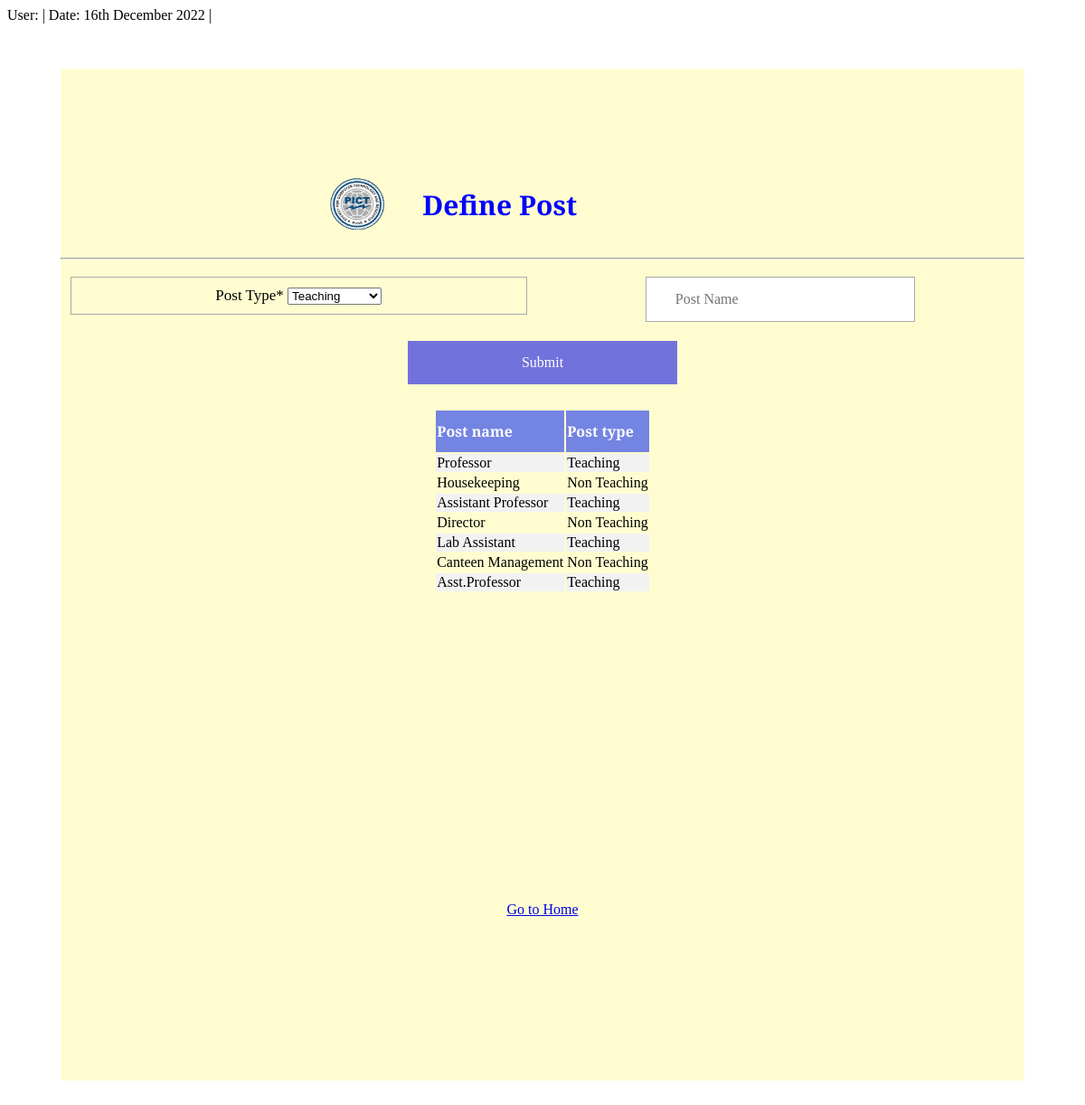
/basicform/addpost_faculty/0, run on the app's committed database.
### basicform/models.py (models this page shows, shortened)
class FPost(models.Model):
    choicelist=[('Teaching','Teaching'),('Non Teaching','Non Teaching')]
    post_name=models.CharField(primary_key=True,max_length=50)
    post_type=models.CharField(choices=choicelist,max_length=50)

### basicform/views.py (the view, shortened to what this page needs)
# urls.py: re_path(r'addpost_faculty/(?P<opt>.{1})',views.addpost,name='addpost'),
def addpost(request,opt):
    opt=int(opt)
    context={'opt':opt}
    if opt==1:
        postlist=FPost.objects.all()
    else: postlist=FPost.objects.all().values()
    branches=Branch.objects.all()
    faculty=Faculty.objects.values('emp_code','name','branch_name','post_name')
    context['postlist']=postlist
    context['branches']=branches
    context['faculty']=faculty
    print(postlist)
    return render(request,'define_posts_faclty.html',context)

### basicform/templatetags/customtags.py (called while the page is built)
@register.filter(name='has_group')
def has_group(user, group_name):
    return user.groups.filter(name=group_name).exists()

### basicform/templates/define_posts_faclty.html (shortened to what this page needs)
{%load static%}
{%load customtags%}
<link rel='stylesheet' href="{% static 'Base.css' %}">
<div class="name">User: {{user.get_username}} | Date: {% now "jS F Y " %} | {%if user|has_group:"Administrator"%}Adminstration{%elif user|has_group:"Data Entry"%}Data Entry{%endif%}</div>
<div class="home">
  <div class="heading">
    {%if opt is 0%}
    <h3>Define Post</h3>
    {%else%}
    <h3>Add Faculty</h3>
    {%endif%}
    <img src="{% static 'PICT-Logo.png' %}">
  </div>
<hr>
<form action=""method="POST">
    {%if opt is 0%}
    <span class="choice">
      <label for="pos">Post Type*</label>
      <select name="post_type" id="pos"  >
        <option vlaue="Teaching">Teaching</option>
      </select>
    </span>
    <input type="text" name="post_name" placeholder="Post Name">
    {%endif%}
    <input type="submit" id="submit"></form>
    {%if opt is 0%}
    <div class="tab">
      <table>
        <tr><th>Post name</th><th>Post type</th></tr>
        {%for i in postlist%}
        <tr>
        {%for key,value in i.items%}
        <td>{{value}}</td>
        {%endfor%}
      </tr>
      {%endfor%}
      </table>
      </div>
      {%endif%}
    <a href="{%url 'index' %}">Go to Home</a>
</div>

### basicform/statics/Base.css (style rules this page uses)
.home { background-color: #FFFDD0; margin: 50px auto; padding: 110px 0; text-align: center; width: 90%; font-family: 'Arvo', serif; align-items: center; }
.heading { display:inline-block; }
.tab { overflow-y: scroll; width: fit-content; height: 545px; margin: auto; }
tr:nth-child(even) { background-color: #f2f2f2; }
table { margin: auto; }
th { padding-top: 12px; padding-bottom: 12px; text-align: left; background-color: #7484e2; color: white; }
#submit { background-color: #7272dc; border: none; color: white; padding: 15px 32px; text-align: center; text-decoration: none; display: inline-block; font-size: 16px; cursor: pointer; }
.choice { padding: 10px; width: 45.3%; margin: 1%; font-size: 17px; font-family: Raleway; border: 1px solid #aaaaaa; float: left; }
img { width: 60; margin: -60px 30px; position: absolute; float: left; }
h3 { color: blue; width: 50%; margin: -50px 180px 30px; font-size: 30px; float: right; }
input { padding: 15px 32px; width: 28%; margin: 1%; font-size: 16px; font-family: Raleway; border: 1px solid #aaaaaa; }

### basicform/templates/define_posts_faclty.html (style rules this page uses)
.home { background-color: #FFFDD0; margin: 50px auto; padding: 180px 0; text-align: center; width: 90%; font-family: 'Arvo', serif; align-items: center; }

### data on the page
FPost: i "Professor" "Teaching"
FPost: i "Housekeeping" "Non Teaching"
FPost: i "Assistant Professor" "Teaching"
FPost: i "Director" "Non Teaching"
FPost: i "Lab Assistant" "Teaching"
FPost: i "Canteen Management" "Non Teaching"
FPost: i "Asst.Professor" "Teaching"
